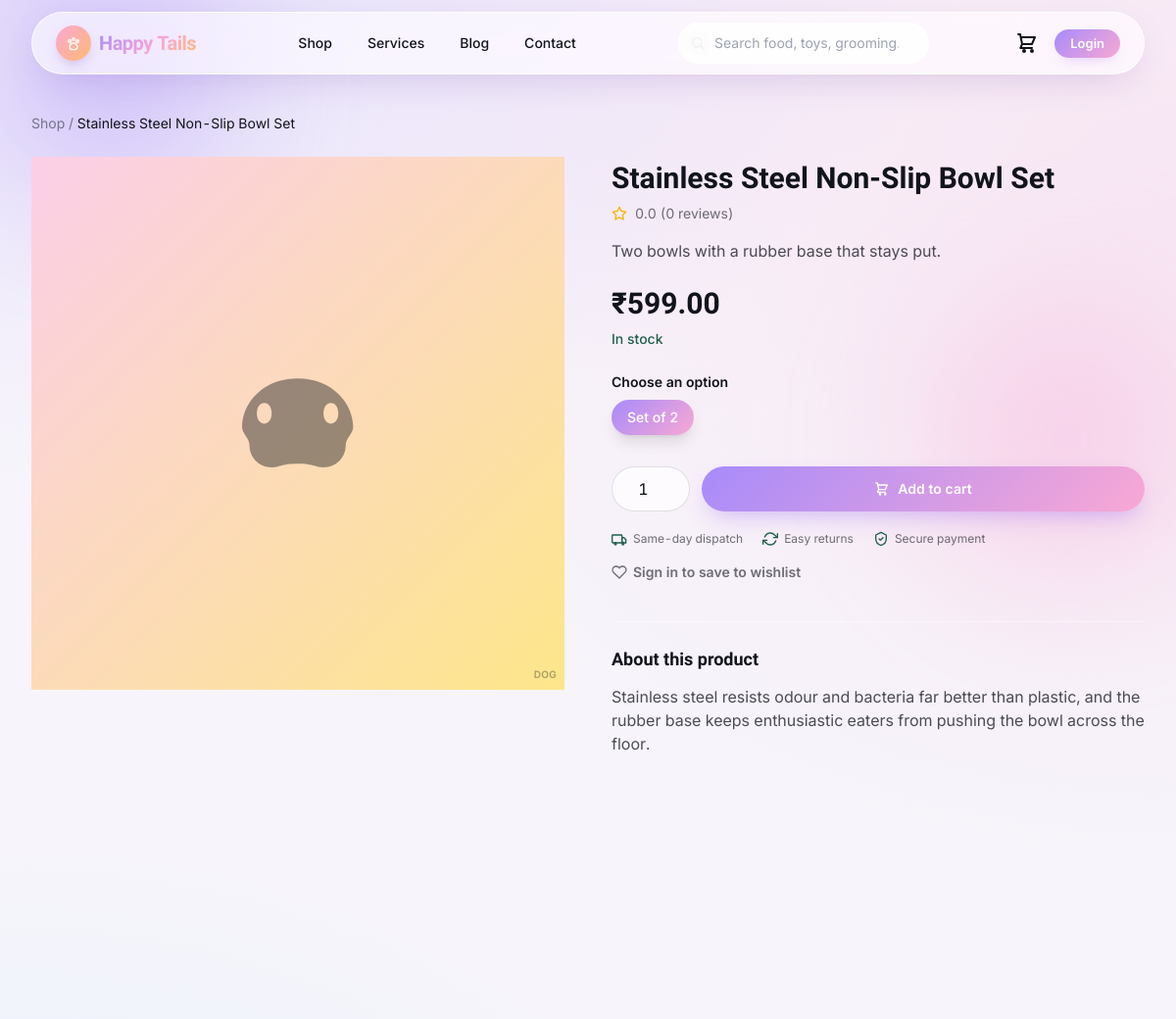
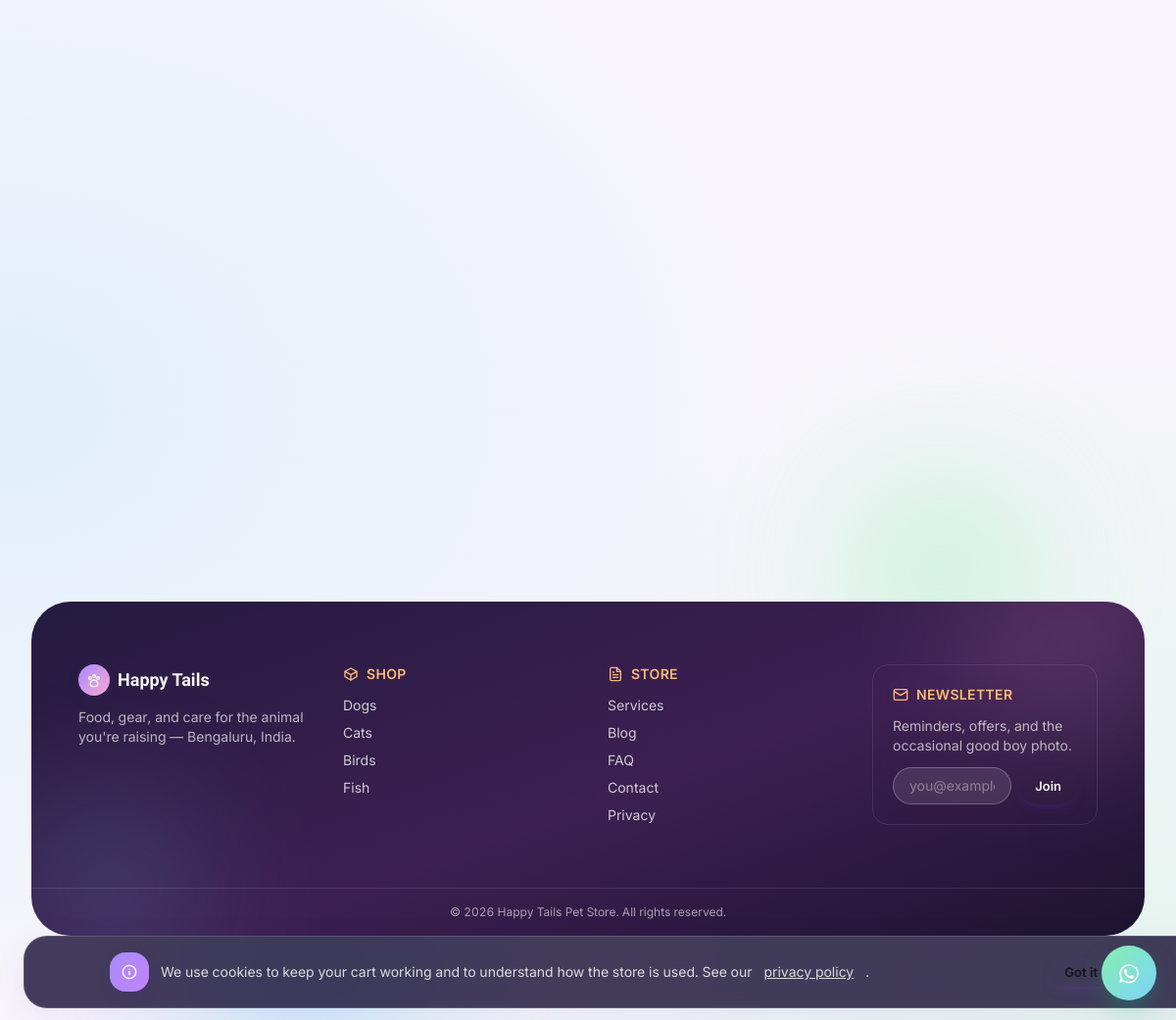
/shop/stainless-steel-non-slip-bowl-set, run on the app's committed database (2 pictures, top to bottom).
### tables this page shows
CREATE TABLE products (
    id INTEGER PRIMARY KEY AUTOINCREMENT,
    category_id INT NOT NULL,
    brand_id INT NULL,
    name VARCHAR(200) NOT NULL,
    slug VARCHAR(220) NOT NULL,
    short_description VARCHAR(300) NULL,
    description TEXT NULL,
    pet_type TEXT NOT NULL DEFAULT 'other' CHECK (pet_type IN ('dog','cat','bird','fish','small_pet','other')),
    life_stage TEXT NOT NULL DEFAULT 'all' CHECK (life_stage IN ('puppy_kitten','adult','senior','all')),
    status TEXT NOT NULL DEFAULT 'active' CHECK (status IN ('draft','active','archived')),
    feeding_grams_per_day INT NULL,
    avg_rating DECIMAL(3,2) NOT NULL DEFAULT 0.00,
    review_count INT NOT NULL DEFAULT 0,
    is_featured INTEGER NOT NULL DEFAULT 0,
    meta_title VARCHAR(200) NULL,
    meta_description VARCHAR(300) NULL,
    created_at DATETIME NOT NULL,
    updated_at DATETIME NOT NULL,
    deleted_at DATETIME NULL,
    CONSTRAINT products_category_fk FOREIGN KEY (category_id) REFERENCES categories(id),
    CONSTRAINT products_brand_fk FOREIGN KEY (brand_id) REFERENCES brands(id) ON DELETE SET NULL
    );

### app/Views/components/product-image.php (the view)
<?php
$class ??= 'aspect-square';
$palette = [
    'dog' => ['grad' => 'linear-gradient(135deg, #fbcfe8, #fde68a)', 'text' => 'text-ink/70'],
    'cat' => ['grad' => 'linear-gradient(135deg, #ddd6fe, #fbcfe8)', 'text' => 'text-ink/70'],
    'bird' => ['grad' => 'linear-gradient(135deg, #bae6fd, #ddd6fe)', 'text' => 'text-ink/70'],
    'fish' => ['grad' => 'linear-gradient(135deg, #a7f3d0, #bae6fd)', 'text' => 'text-ink/70'],
    'small_pet' => ['grad' => 'linear-gradient(135deg, #fde68a, #a7f3d0)', 'text' => 'text-ink/70'],
    'other' => ['grad' => 'linear-gradient(135deg, #e2e8f0, #ddd6fe)', 'text' => 'text-ink/70'],
];
$tone = $palette[$product['pet_type']] ?? $palette['other'];
$icons = [
    'dog' => 'M4.5 12.5c0-3 2.7-6.5 7.5-6.5s7.5 3.5 7.5 6.5c0 1-1 1.5-1 2.5 0 1.7-1.3 3-3 3-1 0-1.3-.5-3.5-.5s-2.5.5-3.5.5c-1.7 0-3-1.3-3-3 0-1-1-1.5-1-2.5Zm3-3.2c-.6 0-1 .6-1 1.4s.4 1.4 1 1.4 1-.6 1-1.4-.4-1.4-1-1.4Zm9 0c-.6 0-1 .6-1 1.4s.4 1.4 1 1.4 1-.6 1-1.4-.4-1.4-1-1.4Z',
    'cat' => 'M6 3 4 9l4 1.5V19a1 1 0 0 0 1 1h6a1 1 0 0 0 1-1v-8.5L20 9l-2-6-4.5 3h-3.5L6 3Zm2.5 9.5c.4 0 .8.4.8.9s-.4.9-.8.9-.8-.4-.8-.9.4-.9.8-.9Zm7 0c.4 0 .8.4.8.9s-.4.9-.8.9-.8-.4-.8-.9.4-.9.8-.9ZM12 14l1 1.3H11L12 14Z',
    'bird' => 'M4 13c0-4 3.5-7.5 8-7.5.6-1 1.7-1.7 3-1.7 0 1-.4 1.8-1 2.4 2.3 1.1 3.8 3.4 3.8 6 0 .5-.4.8-.8.8-.5 0-1.3-.3-1.7-.6L14 14l-2.5 1.3L9 14l-1.5 2H6l1-2.3C5 13.2 4 13 4 13Zm3.5 6c1-.3 2-1 2.7-2 .6.5 1.4.8 2.3.8 2.8 0 5-2 5.8-4.6.6.4 1.2 1 1.2 1.8 0 2.8-3.5 6-8 6-1.6 0-3-.4-4-.7Z',
    'fish' => 'M3 12c3-3.5 7-5.5 11-4.5 2 .5 3.5 2 4.5 3-1 1-2.5 2.5-4.5 3-4 1-8-1-11-4.5Zm14.5-1.5 3-2.5-.5 3 .5 3-3-2.5ZM8 11c.4 0 .8.4.8.9s-.4.9-.8.9-.8-.4-.8-.9.4-.9.8-.9Z',
    'small_pet' => 'M7 10c0-2.5 2-4.5 5-4.5s5 2 5 4.5c0 1-1.5 1.5-1.5 3v2c0 2-1.5 3.5-3.5 3.5s-3.5-1.5-3.5-3.5v-2c0-1.5-1.5-2-1.5-3Zm2-2c-.4 0-.7.5-.7 1.2S8.6 10.4 9 10.4s.7-.5.7-1.2S9.4 8 9 8Zm6 0c-.4 0-.7.5-.7 1.2s.3 1.2.7 1.2.7-.5.7-1.2S15.4 8 15 8Z',
    'other' => 'M12 4 4 8v8l8 4 8-4V8L12 4Zm0 2.2 5.8 2.9L12 12l-5.8-2.9L12 6.2Z',
];
$icon = $icons[$product['pet_type']] ?? $icons['other'];
?>
<div class="<?= e($class) ?> <?= e($tone['text']) ?> flex items-center justify-center relative overflow-hidden" style="background: <?= $tone['grad'] ?>;">
  <svg viewBox="0 0 24 24" fill="currentColor" class="w-1/3 h-1/3 opacity-60" aria-hidden="true"><path d="<?= $icon ?>"/></svg>
  <span class="absolute bottom-2 right-2 text-[10px] font-semibold uppercase tracking-wide opacity-50"><?= e($product['pet_type']) ?></span>
</div>

### app/Core/Router.php (shortened to what the rows shown need)
<?php
final class Router
{
    private array $routes = [
        'GET' => [], 'POST' => [], 'PUT' => [], 'PATCH' => [], 'DELETE' => [],
    ];
    private string $groupPrefix = '';
    private array $groupMiddleware = [];
    public function group(array $attrs, callable $callback): void
    {
        $previousPrefix = $this->groupPrefix;
        $previousMiddleware = $this->groupMiddleware;
        $this->groupPrefix = $previousPrefix . ($attrs['prefix'] ?? '');
        $this->groupMiddleware = [...$previousMiddleware, ...($attrs['middleware'] ?? [])];
        $this->groupPrefix = $previousPrefix;
        $this->groupMiddleware = $previousMiddleware;
    }
    private function add(string $method, string $uri, mixed $handler, array $middleware): void
    {
        $uri = $this->groupPrefix . $uri;
        $uri = '/' . trim($uri, '/');
        $paramNames = [];
        $pattern = preg_replace_callback('#\{([a-zA-Z_][a-zA-Z0-9_]*)\}#', static function (array $m) use (&$paramNames) {
            $paramNames[] = $m[1];
            return '([^/]+)';
        }, $uri);
        $this->routes[$method][] = [
            'uri' => $uri,
            'pattern' => '#^' . $pattern . '$#',
            'handler' => $handler,
            'middleware' => [...$this->groupMiddleware, ...$middleware],
            'params' => $paramNames,
        ];
    }
    public function dispatch(Request $request): void
    {
        $method = $request->method();
        $path = $request->path();
        foreach ($this->routes[$method] ?? [] as $route) {
            if (preg_match($route['pattern'], $path, $matches)) {
                array_shift($matches);
                $params = array_combine($route['params'], $matches);
                $pipeline = array_reduce(
                    array_reverse($route['middleware']),
                    fn (callable $next, string $spec) => fn () => $this->resolveMiddleware($spec)->handle($request, $next),
                    fn () => $this->callHandler($route['handler'], $request, $params),
                );
                $pipeline();
                return;
            }
        }
    }
    private function resolveMiddleware(string $spec): object
    {
        $args = [];
        return new $class(...$args);
    }
    private function callHandler(mixed $handler, Request $request, array $params): mixed
    {
        if (is_array($handler)) {
            [$class, $method] = $handler;
            $controller = new $class();
            return $controller->{$method}($request, ...array_values($params));
        }
        throw new \RuntimeException('Invalid route handler');
    }
}

### app/Views/site/catalogue/show.php (shortened to what the rows shown need)
<?php
$variantsJson = json_encode(array_map(static function (array $v) use ($product) {
    $days = null;
    if (!empty($v['weight_grams']) && !empty($product['feeding_grams_per_day'])) {
        $days = (int) round((int) $v['weight_grams'] / (int) $product['feeding_grams_per_day']);
    }
    return [
        'id' => (int) $v['id'],
        'label' => $v['label'],
        'price' => money((int) $v['price_paise']),
        'compareAt' => $v['compare_at_price_paise'] ? money((int) $v['compare_at_price_paise']) : null,
        'stock' => (int) $v['stock_quantity'],
        'lowStock' => \App\Models\ProductVariant::isLowStock($v),
        'days' => $days,
    ];
}, $variants), JSON_UNESCAPED_UNICODE | JSON_UNESCAPED_SLASHES);
$defaultVariant = $variants[0] ?? null;
?>
<section class="mx-auto max-w-7xl px-4 sm:px-6 lg:px-8 py-10"
         x-data='{
            variants: <?= $variantsJson ?>,
            selected: <?= $defaultVariant ? (int) $defaultVariant['id'] : 'null' ?>,
            get variant() { return this.variants.find(v => v.id === this.selected) },
            zoom: false,
         }'>
  <nav class="text-sm text-ink/50" aria-label="Breadcrumb">
    <a href="/shop" class="hover:text-leash">Shop</a> <span aria-hidden="true">/</span>
    <span class="text-ink"><?= e($product['name']) ?></span>
  </nav>
  <div class="mt-6 grid lg:grid-cols-2 gap-12">
    <div>
      <?php if ($images === []): ?>
        <div class="relative cursor-zoom-in" @click="zoom = !zoom" :class="zoom ? 'cursor-zoom-out' : ''">
          <?php \App\Core\View::include('components/product-image', ['product' => $product, 'class' => 'aspect-square transition-transform duration-150 ' . '']); ?>
        </div>
      <?php endif; ?>
    </div>
    <div data-reveal>
      <h1 class="font-display text-3xl font-bold mt-1"><?= e($product['name']) ?></h1>
      <div class="mt-2 flex items-center gap-2 text-sm">
        <span aria-hidden="true" class="flex items-center gap-0.5 text-tennis"><?= icon('star', 'h-4 w-4') ?></span>
        <span class="text-ink/60"><?= number_format((float) $product['avg_rating'], 1) ?> (<?= (int) $product['review_count'] ?> review<?= (int) $product['review_count'] === 1 ? '' : 's' ?>)</span>
      </div>
      <p class="mt-4 text-ink/75"><?= e($product['short_description']) ?></p>
      <div class="mt-6 flex items-baseline gap-3">
        <span class="font-display text-3xl font-bold" x-text="variant ? variant.price : ''"></span>
      </div>
      <template x-if="variant && variant.stock > 0 && !variant.lowStock">
        <p class="mt-2 text-sm text-fern font-medium">In stock</p>
      </template>
      <fieldset class="mt-6">
        <legend class="text-sm font-semibold mb-2">Choose an option</legend>
        <div class="flex flex-wrap gap-2">
          <template x-for="v in variants" :key="v.id">
            <button type="button" @click="selected = v.id"
                    :class="selected === v.id ? 'text-white shadow-lg' : 'glass hover:-translate-y-0.5'"
                    :style="selected === v.id ? 'background: linear-gradient(135deg, var(--lav), var(--blush))' : ''"
                    :disabled="v.stock <= 0"
                    class="rounded-full px-4 py-2 text-sm font-medium transition-all duration-200 disabled:opacity-40 disabled:cursor-not-allowed"
                    x-text="v.label"></button>
          </template>
        </div>
      </fieldset>
      <form method="POST" action="/cart/add" class="mt-8 flex gap-3">
        <input type="number" name="qty" value="1" min="1" class="input w-20 !rounded-full text-center">
        <button type="submit" :disabled="!variant || variant.stock <= 0"
                class="btn btn-primary flex-1 disabled:opacity-40 disabled:cursor-not-allowed">
          <?= icon('cart', 'h-4 w-4') ?> Add to cart
        </button>
      </form>
      <div class="mt-5 flex flex-wrap items-center gap-x-5 gap-y-2 text-xs text-ink/60">
        <span class="flex items-center gap-1.5"><?= icon('truck', 'h-4 w-4 text-fern') ?> Same-day dispatch</span>
        <span class="flex items-center gap-1.5"><?= icon('refresh', 'h-4 w-4 text-fern') ?> Easy returns</span>
        <span class="flex items-center gap-1.5"><?= icon('shield-check', 'h-4 w-4 text-fern') ?> Secure payment</span>
      </div>
      <?php if (auth()->check()): ?>
        <form method="POST" action="/wishlist/toggle" class="mt-4">
          <?= csrf_field() ?>
          <input type="hidden" name="product_id" value="<?= (int) $product['id'] ?>">
          <button type="submit" class="flex items-center gap-1.5 text-sm font-semibold <?= $isWishlisted ? 'text-leash' : 'text-ink/60 hover:text-leash' ?>">
            <?= icon('heart', 'h-4 w-4' . ($isWishlisted ? '' : '')) ?> <?= $isWishlisted ? 'Saved to wishlist' : 'Save to wishlist' ?>
          </button>
        </form>
      <?php else: ?>
        <a href="/account/login" class="mt-4 flex items-center gap-1.5 text-sm font-semibold text-ink/60 hover:text-leash"><?= icon('heart', 'h-4 w-4') ?> Sign in to save to wishlist</a>
      <?php endif; ?>
      <?php if ($product['description']): ?>
        <div class="mt-10 border-t border-white/50 pt-6">
          <h2 class="font-display text-lg font-semibold">About this product</h2>
          <p class="mt-3 text-ink/75 whitespace-pre-line"><?= e($product['description']) ?></p>
        </div>
      <?php endif; ?>
    </div>
  </div>
</section>

### data on the page
products: name "Stainless Steel Non-Slip Bowl Set", pet_type "DOG", avg_rating "0.0", review_count "0", short_description "Two bowls with a rubber base that stays put.", description "Stainless steel resists odour and bacteria far better than plastic, and the rubber base keeps enthusiastic eaters from pushing the bowl across the floor."
